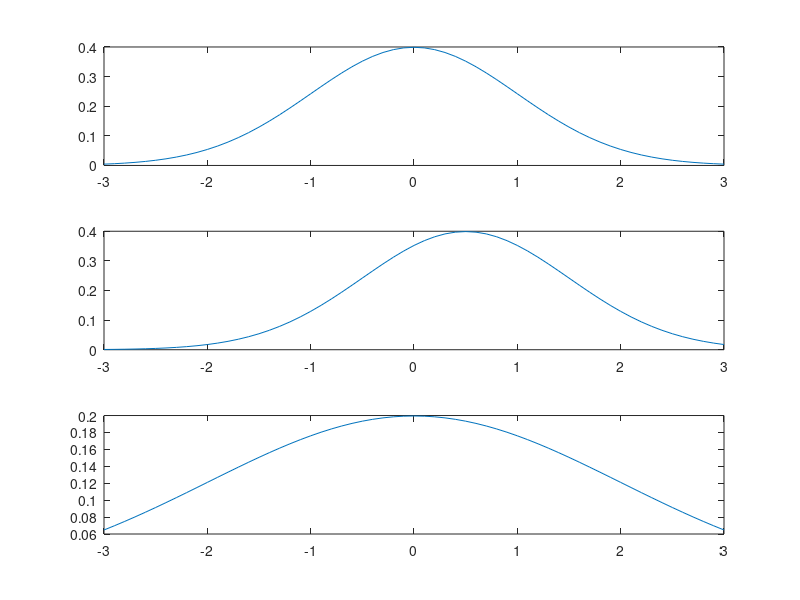

Recreate this plot in MATLAB.
x = [-3:.1:3];
norml = normpdf(x,0,1);
subplot(3,1,1);
plot(x,norml);
norml = normpdf(x,.5,1);
subplot(3,1,2);
plot(x,norml);
norml = normpdf(x,0,2);
subplot(3,1,3);
plot(x,norml);
